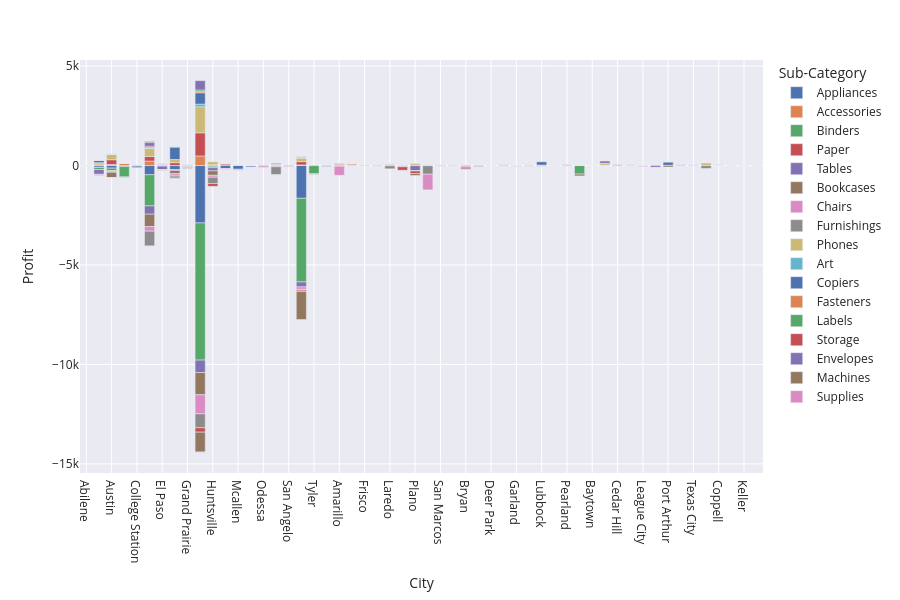

Notebook code cell kept with this figure:
### Markdown cell above
Продолжим анализ и рассмотрим `Profit` по `Sub-Category`

### Code cell
temp = (
    df[df["State"] == "Texas"]
    .groupby(["City", "Sub-Category"], observed=True)["Profit"]
    .sum()
    .to_frame()
    .reset_index()
)
px.bar(temp, x="City", y="Profit", color="Sub-Category", height=600)

### Figure 1 — Plotly figure (JSON) as saved in the notebook; plotly's stock layout.template omitted (floating-point values rounded to 4 significant figures)
{"data": [{"hovertemplate": "Sub-Category=Appliances<br>City=%{x}<br>Profit=%{y}<extra></extra>", "legendgroup": "Appliances", "marker": {"color": "rgb(76,114,176)", "pattern": {"shape": ""}}, "name": "Appliances", "orientation": "v", "showlegend": true, "textposition": "auto", "type": "bar", "x": ["Abilene", "Arlington", "Austin", "Carrollton", "College Station", "Dallas", "El Paso", "Fort Worth", "Grand Prairie", "Houston", "Huntsville", "Irving", "Mcallen", "Mesquite", "Odessa", "Pasadena", "San Angelo", "San Antonio", "Tyler"], "xaxis": "x", "y": [-3.758, -90.77, -131.7, -52.83, -74.75, -462.5, -13.58, -200.0, -49.55, -2887.0, -38.82, -153.2, -186.6, -87.15, -24.77, -4.466, -30.87, -1647.0, -7.392], "yaxis": "y"}, {"hovertemplate": "Sub-Category=Accessories<br>City=%{x}<br>Profit=%{y}<extra></extra>", "legendgroup": "Accessories", "marker": {"color": "rgb(221,132,82)", "pattern": {"shape": ""}}, "name": "Accessories", "orientation": "v", "showlegend": true, "textposition": "auto", "type": "bar", "x": ["Allen", "Amarillo", "Arlington", "Austin", "Beaumont", "Carrollton", "Dallas", "El Paso", "Fort Worth", "Frisco", "Grand Prairie", "Haltom City", "Houston", "Huntsville", "Laredo", "Mcallen", "Mesquite", "Pasadena", "Pharr", "Plano", "Round Rock", "San Antonio", "San Marcos", "Tyler"], "xaxis": "x", "y": [-0.2685, 63.75, -6.21, 52.4, 77.99, 101.5, 224.2, -10.8, 0.0649, -1.358, -8.18, 36.4, 480.8, 10.4, 48.14, 11.75, 1.663, 16.7, -33.32, 3.574, 5.736, 30.09, -3.637, 4.52], "yaxis": "y"}, {"hovertemplate": "Sub-Category=Binders<br>City=%{x}<br>Profit=%{y}<extra></extra>", "legendgroup": "Binders", "marker": {"color": "rgb(85,168,104)", "pattern": {"shape": ""}}, "name": "Binders", "orientation": "v", "showlegend": true, "textposition": "auto", "type": "bar", "x": ["Allen", "Arlington", "Austin", "Beaumont", "Bedford", "Bryan", "Carrollton", "Corpus Christi", "Dallas", "Deer Park", "Edinburg", "El Paso", "Fort Worth", "Garland", "Grand Prairie", "Houston", "Huntsville", "La Porte", "Laredo", "Lubbock", "Mcallen", "Mesquite", "Missouri City", "Pasadena", "Pearland", "Plano", "San Antonio", "Tyler", "Waco"], "xaxis": "x", "y": [-13.62, -105.7, -133.1, -17.25, -22.51, -57.75, -522.2, -13.68, -1567.0, -10.39, -3.412, -6.863, -46.8, -32.09, -5.85, -6895.0, -71.38, -26.23, -14.66, -27.38, -31.45, -1.402, -9.555, -11.08, -18.53, -5.088, -4205.0, -399.6, -431.5], "yaxis": "y"}, {"hovertemplate": "Sub-Category=Paper<br>City=%{x}<br>Profit=%{y}<extra></extra>", "legendgroup": "Paper", "marker": {"color": "rgb(196,78,82)", "pattern": {"shape": ""}}, "name": "Paper", "orientation": "v", "showlegend": true, "textposition": "auto", "type": "bar", "x": ["Allen", "Amarillo", "Arlington", "Austin", "Baytown", "Bedford", "Brownsville", "Carrollton", "Cedar Hill", "College Station", "Corpus Christi", "Dallas", "Edinburg", "El Paso", "Fort Worth", "Grand Prairie", "Haltom City", "Harlingen", "Houston", "Huntsville", "Irving", "Laredo", "League City", "Lubbock", "Mansfield", "Mcallen", "Mesquite", "Odessa", "Pasadena", "Plano", "Port Arthur", "San Antonio", "San Marcos", "The Colony"], "xaxis": "x", "y": [5.378, 25.27, 30.5, 238.3, 3.629, 16.82, 3.741, 8.909, 40.35, 10.39, 25.38, 226.5, 30.39, 15.51, 142.9, 16.12, 11.73, 11.28, 1163.0, 27.22, 79.69, 3.004, 5.611, 23.85, 14.52, 7.258, 1.814, 21.12, 13.89, 13.15, 12.84, 164.2, 3.629, 5.522], "yaxis": "y"}, {"hovertemplate": "Sub-Category=Tables<br>City=%{x}<br>Profit=%{y}<extra></extra>", "legendgroup": "Tables", "marker": {"color": "rgb(129,114,179)", "pattern": {"shape": ""}}, "name": "Tables", "orientation": "v", "showlegend": true, "textposition": "auto", "type": "bar", "x": ["Allen", "Arlington", "Dallas", "El Paso", "Houston", "Huntsville", "Mansfield", "Pharr", "Plano", "San Antonio", "Texas City"], "xaxis": "x", "y": [-31.37, -240.0, -417.5, -169.6, -625.0, -158.6, -81.31, -21.33, -250.2, -250.5, 28.76], "yaxis": "y"}, {"hovertemplate": "Sub-Category=Bookcases<br>City=%{x}<br>Profit=%{y}<extra></extra>", "legendgroup": "Bookcases", "marker": {"color": "rgb(147,120,96)", "pattern": {"shape": ""}}, "name": "Bookcases", "orientation": "v", "showlegend": true, "textposition": "auto", "type": "bar", "x": ["Amarillo", "Brownsville", "Dallas", "Fort Worth", "Harlingen", "Houston", "Huntsville", "Plano", "Port Arthur", "Round Rock", "Waco"], "xaxis": "x", "y": [-36.24, -14.46, -620.2, -161.3, -14.2, -1120.0, -225.1, -19.87, -76.01, -11.6, -91.76], "yaxis": "y"}, {"hovertemplate": "Sub-Category=Chairs<br>City=%{x}<br>Profit=%{y}<extra></extra>", "legendgroup": "Chairs", "marker": {"color": "rgb(218,139,195)", "pattern": {"shape": ""}}, "name": "Chairs", "orientation": "v", "showlegend": true, "textposition": "auto", "type": "bar", "x": ["Amarillo", "Arlington", "Austin", "Brownsville", "Bryan", "College Station", "Dallas", "El Paso", "Fort Worth", "Grand Prairie", "Houston", "Huntsville", "League City", "Mcallen", "Odessa", "Pasadena", "San Angelo", "San Antonio", "Texas City"], "xaxis": "x", "y": [-460.5, -39.64, -27.41, -9.093, -143.4, -53.27, -234.2, -23.84, -88.78, -43.49, -954.5, -95.95, -47.3, -20.25, -66.06, -47.5, -27.69, -124.2, -8.542], "yaxis": "y"}, {"hovertemplate": "Sub-Category=Furnishings<br>City=%{x}<br>Profit=%{y}<extra></extra>", "legendgroup": "Furnishings", "marker": {"color": "rgb(140,140,140)", "pattern": {"shape": ""}}, "name": "Furnishings", "orientation": "v", "showlegend": true, "textposition": "auto", "type": "bar", "x": ["Amarillo", "Arlington", "Austin", "Beaumont", "Carrollton", "Corpus Christi", "Dallas", "El Paso", "Fort Worth", "Frisco", "Garland", "Grand Prairie", "Houston", "Huntsville", "La Porte", "Laredo", "Lubbock", "Mesquite", "Pasadena", "Pharr", "Richardson", "Round Rock", "San Antonio", "San Marcos", "Tyler"], "xaxis": "x", "y": [-10.96, -24.71, -6.997, -2.587, -20.9, -55.5, -751.3, -34.95, -85.73, -17.44, -7.476, -40.95, -704.8, -316.0, -6.3, -150.4, -11.32, -2.547, -388.3, -10.17, -148.0, -427.5, -40.65, -5.941, -41.26], "yaxis": "y"}, {"hovertemplate": "Sub-Category=Phones<br>City=%{x}<br>Profit=%{y}<extra></extra>", "legendgroup": "Phones", "marker": {"color": "rgb(204,185,116)", "pattern": {"shape": ""}}, "name": "Phones", "orientation": "v", "showlegend": true, "textposition": "auto", "type": "bar", "x": ["Amarillo", "Arlington", "Austin", "Bedford", "Brownsville", "Coppell", "Dallas", "El Paso", "Fort Worth", "Grand Prairie", "Houston", "Huntsville", "Irving", "Laredo", "Mcallen", "Pearland", "Plano", "Richardson", "Round Rock", "San Antonio", "The Colony"], "xaxis": "x", "y": [30.72, 108.0, 286.6, 13.44, 88.18, 34.74, 401.1, 34.04, 158.2, 24.73, 1309.0, 156.7, 7.768, 47.81, 30.6, 52.92, 92.75, 123.5, 32.4, 182.4, 6.718], "yaxis": "y"}, {"hovertemplate": "Sub-Category=Art<br>City=%{x}<br>Profit=%{y}<extra></extra>", "legendgroup": "Art", "marker": {"color": "rgb(100,181,205)", "pattern": {"shape": ""}}, "name": "Art", "orientation": "v", "showlegend": true, "textposition": "auto", "type": "bar", "x": ["Arlington", "Austin", "Bedford", "Carrollton", "Coppell", "Corpus Christi", "Dallas", "El Paso", "Fort Worth", "Garland", "Grapevine", "Harlingen", "Houston", "Huntsville", "Laredo", "League City", "Mcallen", "Pasadena", "Round Rock", "San Antonio", "Waco"], "xaxis": "x", "y": [4.129, 0.5904, 2.87, 8.674, 6.957, 1.441, 45.38, 8.209, 1.551, 3.798, 5.86, 16.37, 135.9, 8.386, 2.358, 9.776, 23.12, 7.861, 2.717, 19.68, 0.712], "yaxis": "y"}, {"hovertemplate": "Sub-Category=Copiers<br>City=%{x}<br>Profit=%{y}<extra></extra>", "legendgroup": "Copiers", "marker": {"color": "rgb(76,114,176)", "pattern": {"shape": ""}}, "name": "Copiers", "orientation": "v", "showlegend": true, "textposition": "auto", "type": "bar", "x": ["Arlington", "Fort Worth", "Houston", "Lubbock", "Port Arthur"], "xaxis": "x", "y": [108.0, 625.0, 570.0, 162.0, 165.0], "yaxis": "y"}, {"hovertemplate": "Sub-Category=Fasteners<br>City=%{x}<br>Profit=%{y}<extra></extra>", "legendgroup": "Fasteners", "marker": {"color": "rgb(221,132,82)", "pattern": {"shape": ""}}, "name": "Fasteners", "orientation": "v", "showlegend": true, "textposition": "auto", "type": "bar", "x": ["Arlington", "Austin", "Carrollton", "Corpus Christi", "Dallas", "Edinburg", "El Paso", "Grapevine", "Houston", "League City", "Round Rock", "San Antonio"], "xaxis": "x", "y": [15.5, 1.037, 6.131, -1.361, 1.599, 0.8288, -3.533, 2.914, 55.03, 0.5668, 0.7776, 1.243], "yaxis": "y"}, {"hovertemplate": "Sub-Category=Labels<br>City=%{x}<br>Profit=%{y}<extra></extra>", "legendgroup": "Labels", "marker": {"color": "rgb(85,168,104)", "pattern": {"shape": ""}}, "name": "Labels", "orientation": "v", "showlegend": true, "textposition": "auto", "type": "bar", "x": ["Arlington", "Dallas", "El Paso", "Fort Worth", "Garland", "Grand Prairie", "Houston", "Irving", "Keller", "Laredo", "Pasadena", "Plano", "Port Arthur", "San Antonio"], "xaxis": "x", "y": [2.875, 9.145, 2.341, 11.59, 3.393, 8.88, 84.7, 6.943, 2.1, 4.44, 18.47, 7.745, 3.947, 33.83], "yaxis": "y"}, {"hovertemplate": "Sub-Category=Storage<br>City=%{x}<br>Profit=%{y}<extra></extra>", "legendgroup": "Storage", "marker": {"color": "rgb(196,78,82)", "pattern": {"shape": ""}}, "name": "Storage", "orientation": "v", "showlegend": true, "textposition": "auto", "type": "bar", "x": ["Arlington", "Austin", "Beaumont", "Brownsville", "Bryan", "Conroe", "Coppell", "Dallas", "El Paso", "Fort Worth", "Grand Prairie", "Harlingen", "Houston", "Huntsville", "Irving", "Mcallen", "Pharr", "Plano", "San Antonio", "San Marcos", "Waco"], "xaxis": "x", "y": [-16.33, -41.1, 0.9576, 20.75, -12.53, 6.979, -0.2098, 67.41, 5.239, -57.95, 3.722, 4.675, -218.8, -140.3, -6.955, 0.6696, -172.7, -127.4, -68.83, -13.39, 2.397], "yaxis": "y"}, {"hovertemplate": "Sub-Category=Envelopes<br>City=%{x}<br>Profit=%{y}<extra></extra>", "legendgroup": "Envelopes", "marker": {"color": "rgb(129,114,179)", "pattern": {"shape": ""}}, "name": "Envelopes", "orientation": "v", "showlegend": true, "textposition": "auto", "type": "bar", "x": ["Austin", "Brownsville", "Cedar Hill", "Dallas", "El Paso", "Grand Prairie", "Haltom City", "Houston", "Laredo", "Pasadena", "Pearland", "San Antonio", "The Colony"], "xaxis": "x", "y": [6.368, 113.3, 2.478, 177.6, 17.97, 9.344, 2.148, 468.5, 4.707, 9.439, 5.022, 11.9, 19.42], "yaxis": "y"}, {"hovertemplate": "Sub-Category=Machines<br>City=%{x}<br>Profit=%{y}<extra></extra>", "legendgroup": "Machines", "marker": {"color": "rgb(147,120,96)", "pattern": {"shape": ""}}, "name": "Machines", "orientation": "v", "showlegend": true, "textposition": "auto", "type": "bar", "x": ["Austin", "Dallas", "Houston", "Pasadena", "Plano", "San Antonio"], "xaxis": "x", "y": [-264.0, 56.0, -999.7, 44.87, -97.72, -1406.0], "yaxis": "y"}, {"hovertemplate": "Sub-Category=Supplies<br>City=%{x}<br>Profit=%{y}<extra></extra>", "legendgroup": "Supplies", "marker": {"color": "rgb(218,139,195)", "pattern": {"shape": ""}}, "name": "Supplies", "orientation": "v", "showlegend": true, "textposition": "auto", "type": "bar", "x": ["Austin", "Brownsville", "Carrollton", "Dallas", "Haltom City", "Houston", "Irving", "Mcallen", "Round Rock"], "xaxis": "x", "y": [-1.325, -0.3488, 0.5004, -3.088, 1.678, -14.92, -34.76, 1.001, -786.0], "yaxis": "y"}], "layout": {"barmode": "relative", "height": 600, "legend": {"title": {"text": "Sub-Category"}, "tracegroupgap": 0}, "margin": {"t": 60}, "xaxis": {"anchor": "y", "domain": [0, 1], "title": {"text": "City"}}, "yaxis": {"anchor": "x", "domain": [0, 1], "title": {"text": "Profit"}}}}
